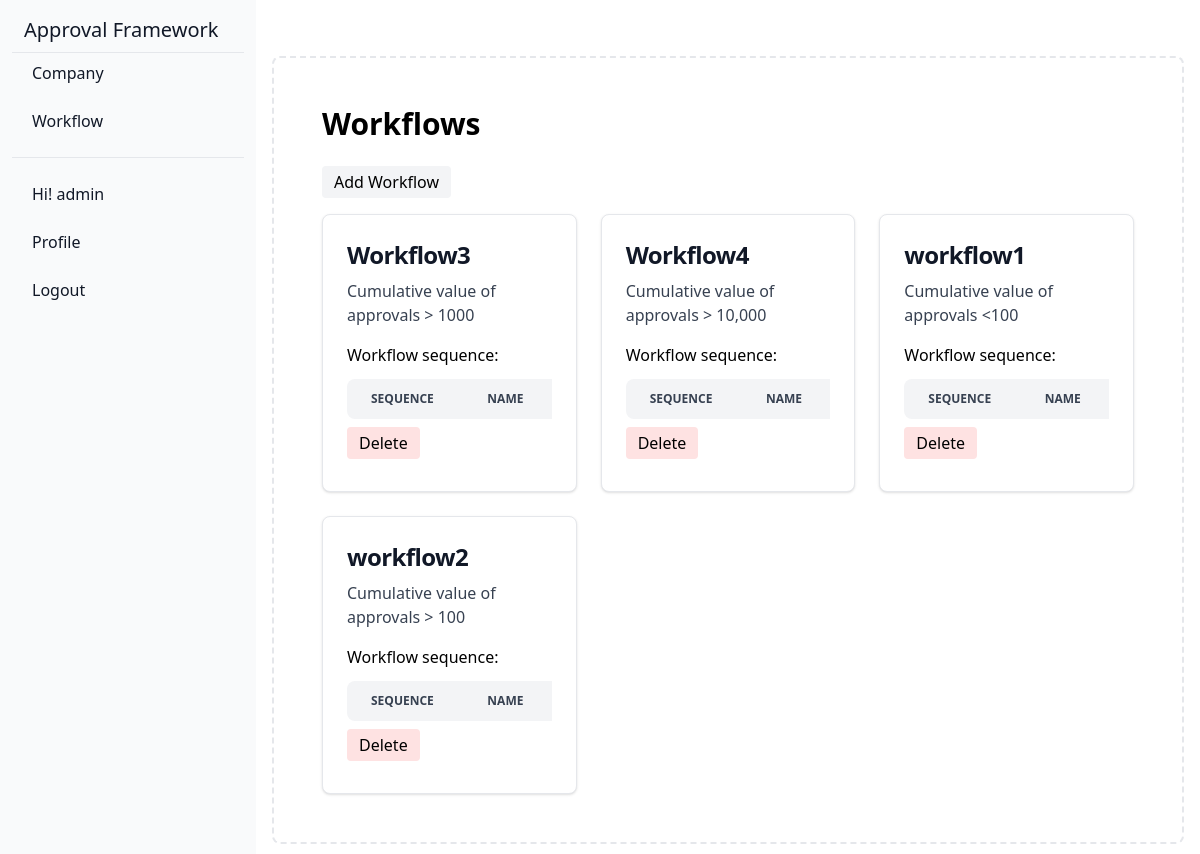
The app's page /workflow/ (signed in), older data.
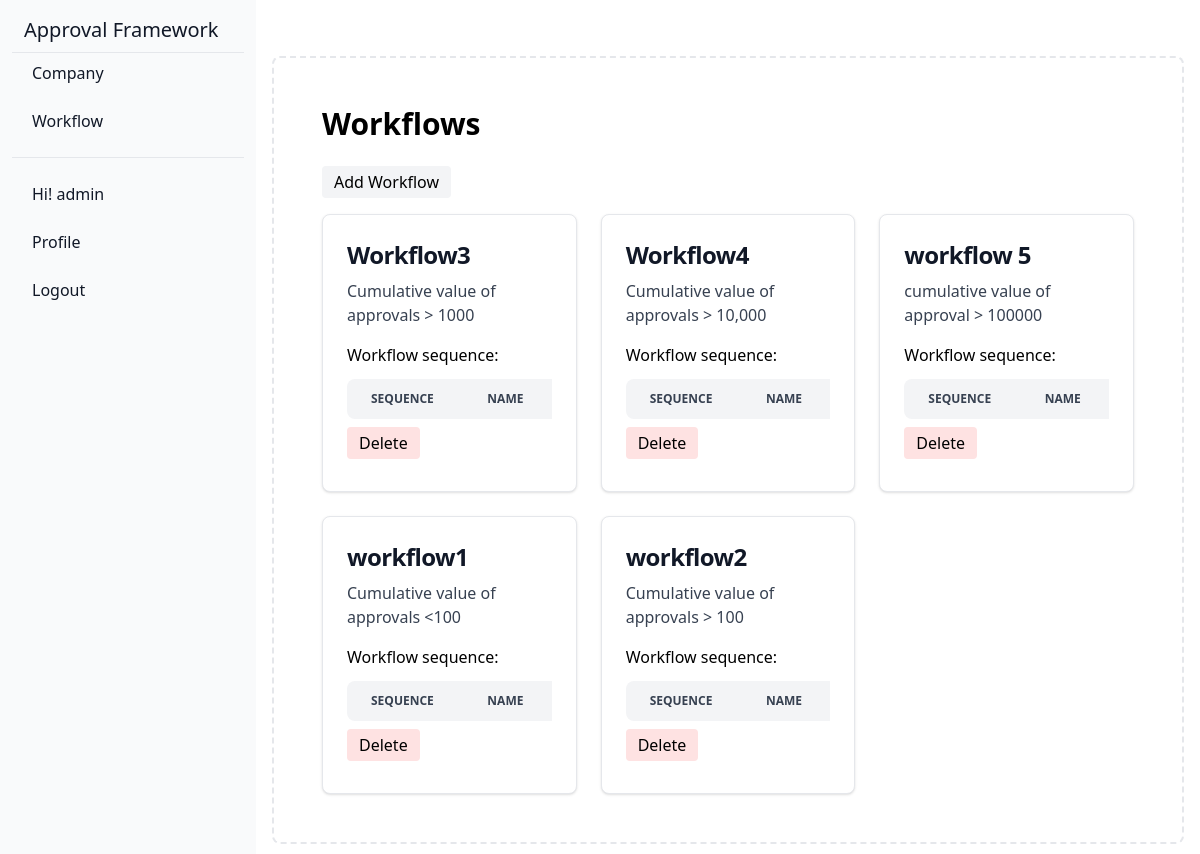
The same page, newer data.
### approval/models.py (models this page shows, shortened)
class Workflow(models.Model):
    id = models.AutoField(primary_key=True)
    name = models.CharField(max_length=255)
    description = models.TextField()
    threshold_value = models.IntegerField()  # Approval value threshold to trigger this workflow

### approval/views.py (the view)
# urls.py: path('workflow/',views.workflow,name = 'workflow page'),
def workflow(request):
    user = User_profile.objects.get(User = request.user.id)
    if request.user.is_authenticated and user.role == 'admin' :
        staff = User_profile.objects.filter(role = 'staff')
        workflows = Workflow.objects.all().order_by('name')
        worksteps = WorkflowStep.objects.all().order_by('sequence')
        return render(request,'workflow.html',{'workflows':workflows,'profile':user,'worksteps':worksteps,'staff':staff})
    return redirect('/login/')

### templates/workflow.html (shortened to what this page needs)
{% extends "home.html" %}
{% block content %}
<div class="bg-white p-8  sm:w-full">
    <h1 class="text-3xl font-semibold mb-6">Workflows </h1>
    <a href="/workflow/create/" class="inline-flex mr-5 items-center bg-gray-100 border-0 py-1 px-3 focus:outline-none hover:bg-gray-200 rounded text-base mt-4 md:mt-0">
        Add Workflow
    </a>
    <div class="grid grid-cols-1 sm:grid-cols-2 lg:grid-cols-3 gap-6 mt-4">
        {% for workflow in workflows %}
        <card class="col-span-1">
            <div
                class="block max-w-sm p-6 bg-white border border-gray-200 rounded-lg shadow hover:bg-gray-100">
                <h5 class="mb-2 text-2xl font-bold tracking-tight text-gray-900">
                    {{workflow.name}}
                </h5>
                <p class="font-normal mb-4 text-gray-700">
                    {{workflow.description}}
                </p>
                    <p class="text-md my-2 mb-3 font-medium  ">Workflow sequence:</p>
                <div class="relative overflow-x-auto mb-2 ">
                    <table class="w-full text-sm text-left rtl:text-right text-gray-500 ">
                        <thead class="text-xs text-gray-700 uppercase bg-gray-100 ">
                            <tr>
                                <th scope="col" class="px-6 py-3 rounded-s-lg">
                                    Sequence
                                </th>
                                <th scope="col" class="px-6 py-3">
                                    Name
                                </th>
                            </tr>
                        </thead>
                    </table>
                </div>
                <a href="/workflow/{{workflow.id}}/remove/" class="inline-flex  mb-2 items-center bg-red-100 border-0 py-1 px-3 focus:outline-none hover:bg-red-200 rounded text-base mt-4 md:mt-0">
                    Delete
                </a>
            </div>
        </card>
        {%endfor%}
    </div>
</div>
{% endblock %}

Row changes from the older to the newer data that the page shows:
added Workflow: name "workflow 5", description "cumulative value of approval > 100000"
